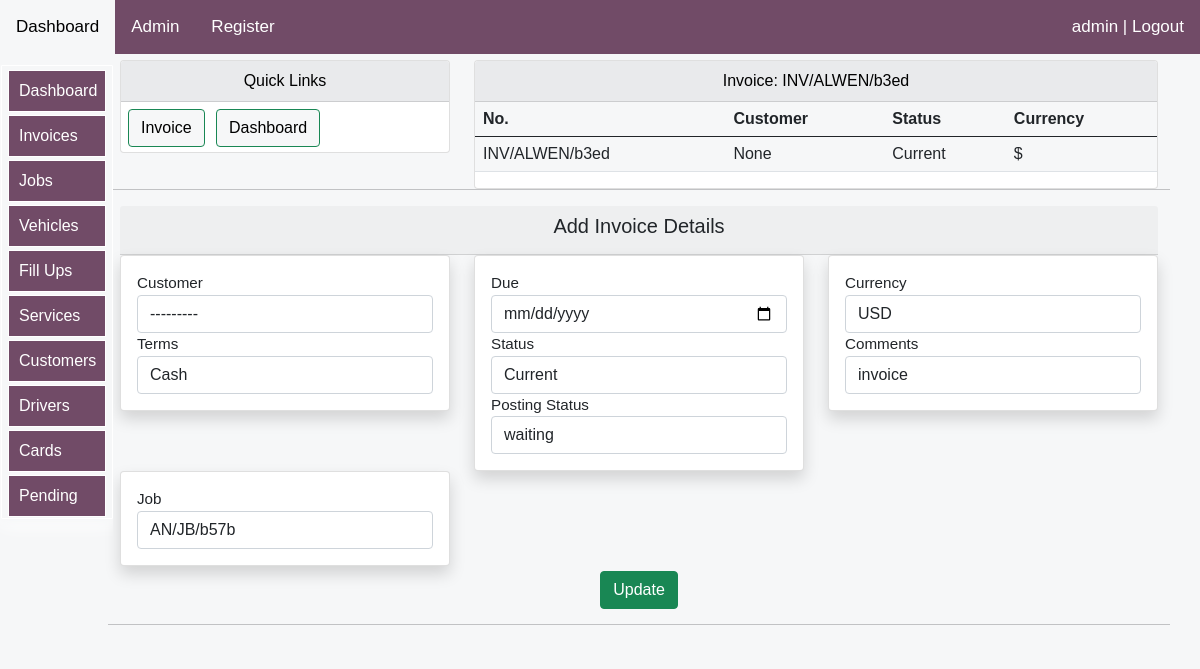
The page /logistics/add-invoice-details/5/ (signed in) on the database its author committed.
### logistics/models.py (models this page shows)
class AlwenInvoicesModel(models.Model):
    paymentTerms = [
    ('Cash', 'Cash'),
    ('Deposit', 'Deposit'),
    ('15 days', '15 days'),
    ]
    invoiceStatus = [
    ('Paid', 'Paid'),
    ('Current', 'Current'),
    ('Overdue', 'Overdue'),
    ]
    Currency = [
    ('KES','KES'),
    ('$', 'USD'),
    ('£', 'EURO'),
    ]
    posting_status = [
    ('waiting','waiting'),
    ('posted', 'posted'),
    ]
    customer= models.ForeignKey(CustomersModel,related_name="alwrelatcustinvoice",on_delete=models.CASCADE,blank=True,null=True)
    invoice_number = models.CharField(null=True, blank=True, max_length=20)
    invoice_due_Date = models.DateField(null=True, blank=True)
    invoice_terms = models.CharField(choices=paymentTerms, default='Cash', max_length=20)
    invoice_status = models.CharField(choices=invoiceStatus, default='Current', max_length=20)
    invoice_currency = models.CharField(choices=Currency, default='$', max_length=20)
    invoice_comments=models.CharField(blank=True,null=True,default='invoice',max_length=20)
    date=models.DateField(blank=True,null=True,auto_now_add=True)
    job= models.ForeignKey(AlwenJobsModel, blank=True, null=True, on_delete=models.SET_NULL,related_name='jobinvrelnm')
    invoice_total=models.DecimalField(max_digits=10,blank=True,null=True,decimal_places=2,default=0)
    posting_inv_status=models.CharField(choices=posting_status, default='waiting', max_length=100,blank=True,null=True)
    def __str__(self):
        return '{}'.format(self.invoice_number)

### logistics/views.py (the view, shortened to what this page needs)
# urls.py: path('add-invoice-details/<int:pk>/', views.add_invoice_details, name="add_invoice_details"),
@login_required(login_url='login:loginpage')
def add_invoice_details(request,pk):
    title="Add Invoice Details"
    inv_details=AlwenInvoicesModel.objects.filter(id=pk)
    try:
        my_inv_id=AlwenInvoicesModel.objects.get(id=pk)
    except:
        messages.error(request, 'Something went wrong and could not get the invoice')
        return redirect("logistics:services")
    service_Items = AlwenInvoiceItemsModel.objects.filter(alinvcontr=my_inv_id)#this line helps to
    inv_id= get_object_or_404(AlwenInvoicesModel, id=pk)#this helps to fill that select field and invoice fields and content
    form=AddAlwenInvoiceDetailsForm(instance=my_inv_id)
    shipment_context={
        "form":form,
        "service_Items":service_Items,
        "services":services,
        "my_inv_id":my_inv_id,
        "title":title,
    }
    return render(request, 'logistics/add-invoice-details.html', shipment_context)#th

### logistics/forms.py
class AddAlwenInvoiceDetailsForm(forms.ModelForm):
    class Meta:
        model = AlwenInvoicesModel
        fields = ['customer','invoice_terms', 'invoice_due_Date','invoice_status','invoice_currency','invoice_comments','job','posting_inv_status']
        widgets={
            'invoice_comments':forms.TextInput(attrs={'class':'form-control'}),
            'customer':forms.Select(attrs={'class':'form-control'}),
            'invoice_terms':forms.Select(attrs={'class':'form-control'}),
            'invoice_status':forms.Select(attrs={'class':'form-control'}),
            'invoice_currency':forms.Select(attrs={'class':'form-control'}),
            'job':forms.Select(attrs={'class':'form-control'}),
            'posting_inv_status':forms.Select(attrs={'class':'form-control'}),
            'invoice_due_Date' : DatePickerInput(attrs={'class':'form-control'}),
        }

### logistics/models.py (called while the page is built)
    def __str__(self):
        return '{}'.format(self.name)

    def __str__(self):
        return str(self.job_number)

### logistics/templates/logistics/add-invoice-details.html (shortened to what this page needs)
{% extends 'bases/base.html'%}
{% load static %}
{% load crispy_forms_tags %}
{% block style %}
<link href="{% static 'css/bootstrap.min.css' %}" rel="stylesheet">
<link rel="stylesheet" href="https://use.fontawesome.com/releases/v5.15.2/css/all.css"
>
<link href="{% static 'js/jquery-ui-1.12.1/jquery-ui.min.css' %}" rel="stylesheet">
<link href="{% static 'js/jquery-ui-1.12.1/jquery-ui.structure.min.css' %}" rel="stylesheet">
<link href="{% static 'js/jquery-ui-1.12.1/jquery-ui.theme.min.css' %}" rel="stylesheet">
   {%endblock%}
   {% block body %}
<div class="container">
    <div class="row mt-12" >
        <div class="col-md-4">
            <div class="card">
                <div id="allif-section-headers" class="card-header ">
                   Quick Links
                </div>
                <div >
                <a  href="">
                    <button id="allif-link-buttons" type="button" class="btn btn-success mybuttonlinks " >
                        Invoice</button></a>
                    <a  href="{% url 'logistics:logistics-dashboard' %}">
                    <button id="allif-link-buttons" type="button" class="btn btn-success mybuttonlinks" >
                    Dashboard</button></a>
                    </div>
            </div>
        </div>
    <div class="col-md-8">
        <div class="card">
            <div id="allif-section-headers" class="card-header">
                Invoice: {{my_inv_id}}
            </div>
            <div class="col-md-12">
            <table class="table">
            <thead>
            <tr>
            <th>No.</th>
            <th>Customer</th>
            <th>Status</th>
            <th>Currency</th>
            </tr>
        </thead>
        <tbody>
        <tr>
        <td>
        {{my_inv_id}}
        </td>
       <td>
        {{my_inv_id.customer}}
       </td>
       <td>
        {{my_inv_id.invoice_status}}
       </td>
       <td>
        {{my_inv_id.invoice_currency}}
       </td>
        </tr>
        </tbody>
        </table>
        </div></div></div>
    <hr>
    <form method='POST' action=''>{% csrf_token %}
      <div class="col-md-12">
          <div class="card-header text-center" >
              <h5>Add Invoice Details</h5>
          </div>
          <div class="row">
              <div class="col-md-4">
                  <div class="card my-card shadow text-left p-3">
                  <label>Customer</label> {{form.customer}}
                  <label>Terms</label>{{form.invoice_terms}}
                  </div>
              </div>
              <div class="col-md-4">
                  <div class="card my-card shadow text-left p-3">
                  <label>Due</label> {{form.invoice_due_Date}}
                  <label>Status</label> {{form.invoice_status}}
                  <label>Posting Status</label>{{form.posting_inv_status}}
                  </div>
              </div>
              <div class="col-md-4">
                  <div class="card my-card shadow text-left p-3">
                  <label>Currency</label> {{form.invoice_currency}}
                  <label>Comments</label> {{form.invoice_comments}}
                  </div>
              </div>
          </div>
      </div>
      <div class="col-md-12">
          <div class="row">
              <div class="col-md-4">
                  <div class="card my-card shadow text-left p-3">
                  <label>Job</label> {{form.job}}
                  </div>
              </div>
          </div>
      </div>
      <div style="float: center; text-align: center;">
      <button class="btn btn-success " type="submit" style="text-align: center; margin:auto; padding: auto; margin-top: 5px;">
      Update</button>
      </div>
      </form>
    <hr>
</div>
   {% endblock %}

### logistics/templates/bases/log-topnavbar.html (shortened to what this page needs)
    <div class="topnav" id="myTopnav">
      <a  href="{% url 'logistics:logistics-dashboard' %}">Dashboard </a>
      {% if request.user.is_superuser %}
      <a href="/admin">Admin</a>
      <a href="{% url 'login:registerpage' %}">Register</a>
      {% endif %}
    {% if user.is_authenticated %}
    <a href="{% url 'login:logout' %}" style="float: right;">{{user}} | Logout</a>
            {% else %}
            <a href="{% url 'login:loginpage' %}" style="float: right;">Login</a>
        {% endif %}
    </div>

### logistics/templates/logistics/add-invoice-details.html (style rules this page uses)
body { font-size: 2rem; opacity: 1; position:sticky; overflow: auto; text-align: left; max-width: 100%; background-color: #F6F7F8; margin: auto; padding: auto; }
.container { background-color: #F6F7F8; }
table { background-color: #F6F7F8; }
.mybuttonlinks { margin-top: 7px; margin-left: 7px; margin-bottom: 5px; }
#allif-section-headers { background-color: #e9eaec; color: black; font-size: 16px; text-align: center; }
#allif-link-buttons { background-color: #F6F7F8; color: black; }
@media screen and (min-width:1000px) and (max-width:2000px) { .container { margin-top: 10px; display: block; font-size: 0.95rem; margin-left:auto ; margin-right: auto; margin: auto; padding-left: 90px; } }

### logistics/templates/bases/log-topnavbar.html (style rules this page uses)
body { margin: 0; font-family: Arial, Helvetica, sans-serif; }
.topnav { background-color: #714b67;; position: fixed; width: 100%; z-index:10; overflow:auto; margin-right: 0; right: 0; color: white; }
.topnav a { float: left; display: block; color: white; text-align: center; padding: 14px 16px; text-decoration: none; font-size: 17px; }

### logistics/templates/bases/log-sidenavbar.html (style rules this page uses)
:root { --sidebar_font_size:1.0rem; }

### rows shown on the page
AlwenInvoicesModel: invoice_number "INV/ALWEN/b3ed", customer "None", invoice_status "Current", invoice_currency "$", customer "---------", invoice_terms "Cash", posting_inv_status "waiting", invoice_currency "USD", invoice_comments "invoice", job "AN/JB/b57b"

### other values the page prints
{{ user }} "admin"
